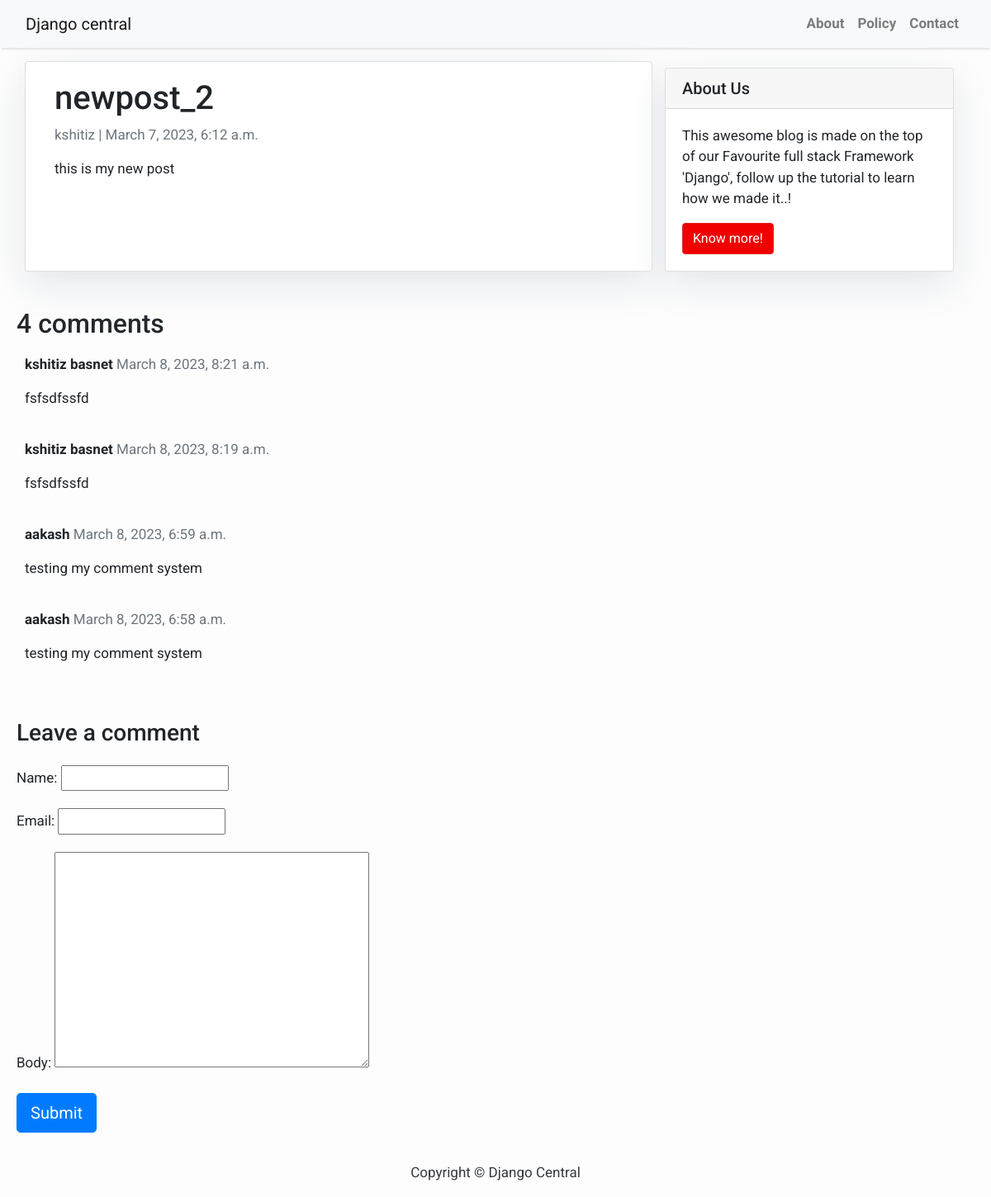
Screenshot of /post/2 with the database file from the repository.
### post/models.py (models this page shows, shortened)
class Post(models.Model):
    title=models.CharField(max_length=200,unique=True)
    image=models.ImageField(upload_to= 'uploads')
    author=models.ForeignKey(User,on_delete=models.CASCADE,related_name="blog_post")
    content=models.TextField()
    updated=models.DateTimeField(auto_now=True)
    created=models.DateTimeField(auto_now_add=True)
    status= models.IntegerField(choices=STATUS,default=0)
    category=models.ForeignKey('Category',blank=True,null=True,on_delete=models.CASCADE)
    class meta:
        ordering=['-created']

class Comment(models.Model):
    post=models.ForeignKey(Post,on_delete=models.CASCADE,related_name='comments')
    name=models.CharField(max_length=200)
    email=models.EmailField()
    body=models.TextField()
    created=models.DateTimeField(auto_now_add=True)
    active=models.BooleanField(default=False)
    class meta:
        ordering=['-created']

### post/views.py (the view)
# urls.py: path('post/<int:pk>', views.PostDetail, name='post_detail'),
def PostDetail(request,pk):
    post = get_object_or_404(Post, pk=pk)
    comments=post.comments.all().order_by('-created')
    new_comment = None
    if request.method == 'POST':
        comment_form = commentform(data=request.POST)
        if comment_form.is_valid():
            new_comment = comment_form.save(commit=False)
            new_comment.post = post
            new_comment.save()
    else:
            comment_form = commentform()
    return render(request, 'post/detail.html', {'post': post,
                                           'comments': comments,
                                           'new_comment': new_comment,'comment_form':comment_form})

### post/forms.py
class commentform(forms.ModelForm):
    class Meta:
        model= Comment
        fields=('name','email','body')

### templates/post/detail.html (shortened to what this page needs)
{% extends './base.html' %}
{% block content %}
<div class="container">
  <div class="row">
    <div class="col-md-8 card mb-4  mt-3 left  top">
      <div class="card-body">
        <h1>{% block title %} {{ post.title }} {% endblock title %}</h1>
        <p class=" text-muted">{{ post.author }} | {{ post.created }}</p>
        <p class="card-text ">{{ post.content | safe }}</p>
      </div>
    </div>
    {% block sidebar %} {% include './sidebar.html' %} {% endblock sidebar %}
  </div>
</div>
<div class="card-body">
    <h2>{{ comments.count }} comments</h2>
    {% for comment in comments %}
    <div class="comments" style="padding: 10px;">
      <p class="font-weight-bold">
        {{ comment.name }}
        <span class=" text-muted font-weight-normal">
          {{ comment.created }}
        </span>
      </p>
      {{ comment.body | linebreaks }}
    </div>
    {% endfor %}
  </div>
  <div class="card-body">
    <h3>Leave a comment</h3>
    <form method="post" style="margin-top: 1.3em;">
      {{ comment_form.as_p }}
      <button type="submit" class="btn btn-primary  btn-lg">Submit</button>
    </form>
  </div>
{% endblock content %}

### templates/post/base.html (style rules this page uses)
body { font-family: "Roboto", sans-serif; font-size: 17px; background-color: #fdfdfd; }

### templates/post/sidebar.html (style rules this page uses)
.card { box-shadow: 0 16px 48px #E3E7EB; }

### rows the page displays
Post: title "newpost_2", author "kshitiz", created "March 7, 2023, 6:12 a.m.", content "this is my new post"
Comment: name "kshitiz basnet", created "March 8, 2023, 8:21 a.m.", body "fsfsdfssfd"
Comment: name "kshitiz basnet", created "March 8, 2023, 8:19 a.m.", body "fsfsdfssfd"
Comment: name "aakash", created "March 8, 2023, 6:59 a.m.", body "testing my comment system"
Comment: name "aakash", created "March 8, 2023, 6:58 a.m.", body "testing my comment system"

### other values shown
{{ comments.count }} "4"
